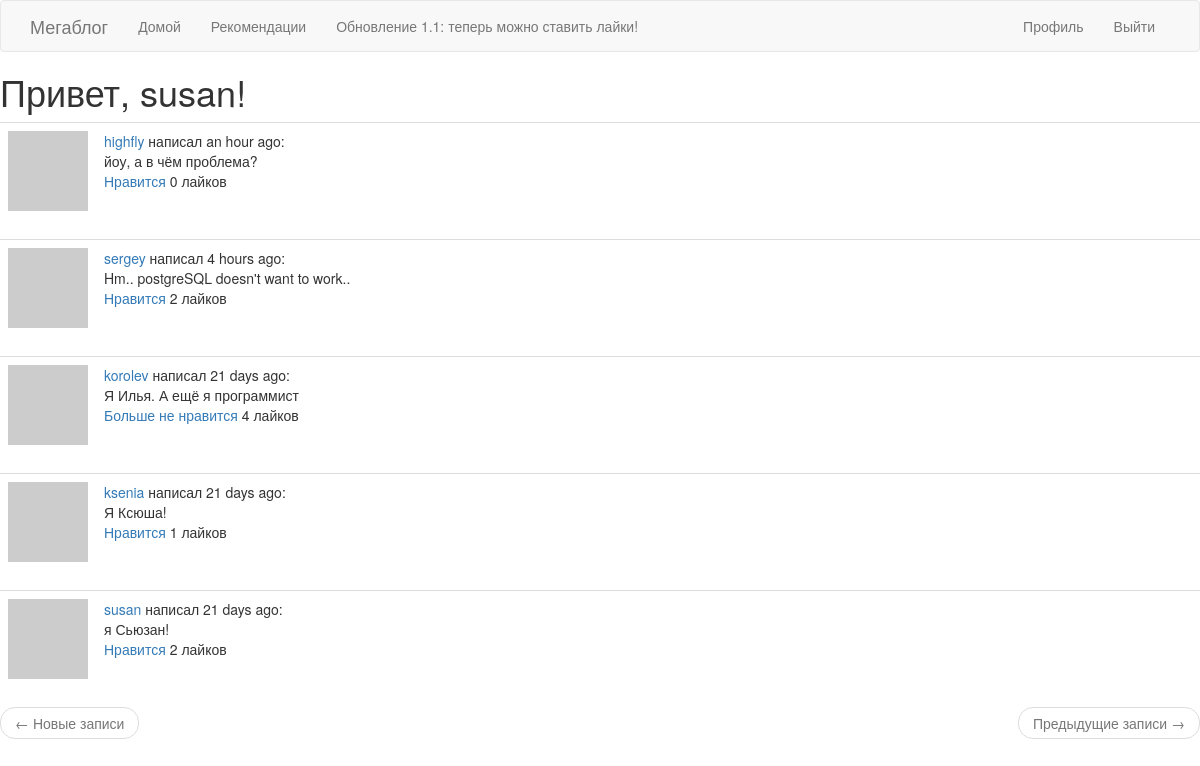
Page /explore (signed in) on the committed database.
### app/models.py (models this page shows, shortened)
class User(UserMixin, db.Model):
    id = db.Column(db.Integer, primary_key=True)
    username = db.Column(db.String(64), index=True, unique=True)
    email = db.Column(db.String(120), index=True, unique=True)
    password_hash = db.Column(db.String(128))
    posts = db.relationship('Post', backref='author', lazy='dynamic')
    about_me = db.Column(db.String(140))
    last_seen = db.Column(db.DateTime, default=datetime.utcnow)
    followed = db.relationship(
        'User', secondary=followers,
        primaryjoin=(followers.c.follower_id == id),
        secondaryjoin=(followers.c.followed_id == id),
        backref=db.backref('followers', lazy='dynamic'), lazy='dynamic')
    liked = db.relationship(
        'PostLike',
        foreign_keys='PostLike.user_id',
        backref='user', lazy='dynamic')
    def avatar(self, size):
        digest = md5(self.email.lower().encode('utf-8')).hexdigest()
        return 'https://www.gravatar.com/avatar/{}?d=identicon&s={}'.format(
            digest, size)
    def has_liked_post(self, post):
        return PostLike.query.filter(
            PostLike.user_id == self.id,
            PostLike.post_id == post.id).count() > 0

class Post(db.Model):
    id = db.Column(db.Integer, primary_key=True)
    body = db.Column(db.String(140))
    timestamp = db.Column(db.DateTime, index=True, default=datetime.utcnow)
    user_id = db.Column(db.Integer, db.ForeignKey('user.id'))
    likes = db.relationship('PostLike', backref='post', lazy='dynamic')

### app/routes.py (the view)
@app.route('/explore')
@login_required
def explore():
    page = request.args.get('page', 1, type=int)
    posts = Post.query.order_by(Post.timestamp.desc()).paginate(
        page, app.config['POSTS_PER_PAGE'], False)
    next_url = url_for('index', page=posts.next_num) \
        if posts.has_next else None
    prev_url = url_for('index', page=posts.prev_num) \
        if posts.has_prev else None
    return render_template('index.html', title='Explore', posts=posts.items,
                            next_url=next_url, prev_url=prev_url)

### app/models.py (called while the page is built)
@login.user_loader
def load_user(id):
    return User.query.get(int(id))

### app/routes.py (called while the page is built)
@app.before_request
def before_request():
    if current_user.is_authenticated:
        current_user.last_seen = datetime.utcnow()
        db.session.commit()

### app/templates/index.html (shortened to what this page needs)
{% extends "base.html" %}
{% block content %}
    <h1>Привет, {{ current_user.username }}!</h1>
    {% for post in posts %}
        {% include '_post.html' %}
    {% endfor %}
    <nav aria-label="...">
        <ul class="pager">
            <li class="previous{% if not prev_url %} disabled{% endif %}">
                <a href="{{ prev_url or '#' }}">
                    <span aria-hidden="true">&larr;</span> Новые записи
                </a>
            </li>
            <li class="next{% if not next_url %} disabled{% endif %}">
                <a href="{{ next_url or '#' }}">
                    Предыдущие записи <span aria-hidden="true">&rarr;</span>
                </a>
            </li>
        </ul>
    </nav>
{% endblock %}

### app/templates/_post.html
<table class="table table-hover">
    <tr>
        <td width="70px">
            <a href="{{ url_for('user', username=post.author.username) }}">
                <img src="{{ post.author.avatar(70) }}" />
            </a>
        </td>
        <td>
            <a href="{{ url_for('user', username=post.author.username) }}">
                {{ post.author.username }}
            </a>
            написал {{ moment(post.timestamp).fromNow() }}:
            <br>
            {{ post.body }}
            <br>
            {% if current_user.has_liked_post(post) %}
                <a href="{{ url_for('like_action', post_id=post.id, action='unlike') }}">Больше не нравится</a>
            {% else %}
                <a href="{{ url_for('like_action', post_id=post.id, action='like') }}">Нравится</a>
            {% endif %}
            {{ post.likes.count() }} лайков
        </td>
    </tr>
</table>

### rows in the picture
User: username "susan"
Post: author.username "highfly", timestamp "an hour ago", body "йоу, а в чём проблема?", likes.count "0"
Post: author.username "sergey", timestamp "4 hours ago", body "Hm.. postgreSQL doesn't want to work..", likes.count "2"
Post: author.username "korolev", timestamp "21 days ago", body "Я Илья. А ещё я программист", likes.count "4"
Post: author.username "ksenia", timestamp "21 days ago", body "Я Ксюша!", likes.count "1"
Post: author.username "susan", timestamp "21 days ago", body "я Сьюзан!", likes.count "2"
